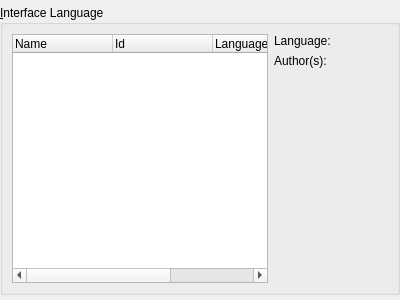
<ui version="4.0" >
 <comment>
 VBox frontends: Qt4 GUI ("VirtualBox"):

 Copyright (C) 2008 Sun Microsystems, Inc.

 This file is part of VirtualBox Open Source Edition (OSE), as
 available from http://www.virtualbox.org. This file is free software;
 you can redistribute it and/or modify it under the terms of the GNU
 General Public License (GPL) as published by the Free Software
 Foundation, in version 2 as it comes in the "COPYING" file of the
 VirtualBox OSE distribution. VirtualBox OSE is distributed in the
 hope that it will be useful, but WITHOUT ANY WARRANTY of any kind.

 Please contact Sun Microsystems, Inc., 4150 Network Circle, Santa
 Clara, CA 95054 USA or visit http://www.sun.com if you need
 additional information or have any questions.
 </comment>
 <class>VBoxGLSettingsLanguage</class>
 <widget class="QWidget" name="VBoxGLSettingsLanguage" >
  <property name="geometry" >
   <rect>
    <x>0</x>
    <y>0</y>
    <width>400</width>
    <height>300</height>
   </rect>
  </property>
  <layout class="QVBoxLayout" >
   <property name="leftMargin" >
    <number>0</number>
   </property>
   <property name="topMargin" >
    <number>5</number>
   </property>
   <property name="rightMargin" >
    <number>0</number>
   </property>
   <property name="bottomMargin" >
    <number>5</number>
   </property>
   <item>
    <widget class="QGroupBox" name="mGbLanguage" >
     <property name="title" >
      <string>&amp;Interface Language</string>
     </property>
     <layout class="QHBoxLayout" >
      <item>
       <widget class="QITreeWidget" name="mTwLanguage" >
        <property name="sizePolicy" >
         <sizepolicy vsizetype="Expanding" hsizetype="Fixed" >
          <horstretch>0</horstretch>
          <verstretch>0</verstretch>
         </sizepolicy>
        </property>
        <property name="minimumSize" >
         <size>
          <width>0</width>
          <height>150</height>
         </size>
        </property>
        <property name="whatsThis" >
         <string>Lists all available user interface languages. The effective language is written in &lt;b>bold&lt;/b>. Select &lt;i>Default&lt;/i> to reset to the system default language.</string>
        </property>
        <property name="rootIsDecorated" >
         <bool>false</bool>
        </property>
        <column>
         <property name="text" >
          <string>Name</string>
         </property>
        </column>
        <column>
         <property name="text" >
          <string>Id</string>
         </property>
        </column>
        <column>
         <property name="text" >
          <string>Language</string>
         </property>
        </column>
        <column>
         <property name="text" >
          <string>Author</string>
         </property>
        </column>
       </widget>
      </item>
      <item>
       <layout class="QVBoxLayout" >
        <item>
         <layout class="QGridLayout" >
          <item row="0" column="0" >
           <widget class="QLabel" name="mLbName" >
            <property name="sizePolicy" >
             <sizepolicy vsizetype="Preferred" hsizetype="Fixed" >
              <horstretch>0</horstretch>
              <verstretch>0</verstretch>
             </sizepolicy>
            </property>
            <property name="text" >
             <string>Language:</string>
            </property>
            <property name="alignment" >
             <set>Qt::AlignLeading|Qt::AlignLeft|Qt::AlignTop</set>
            </property>
           </widget>
          </item>
          <item row="0" column="1" >
           <widget class="QLabel" name="mTxName" >
            <property name="sizePolicy" >
             <sizepolicy vsizetype="Preferred" hsizetype="MinimumExpanding" >
              <horstretch>0</horstretch>
              <verstretch>0</verstretch>
             </sizepolicy>
            </property>
            <property name="alignment" >
             <set>Qt::AlignLeading|Qt::AlignLeft|Qt::AlignTop</set>
            </property>
            <property name="wordWrap" >
             <bool>true</bool>
            </property>
           </widget>
          </item>
          <item row="1" column="0" >
           <widget class="QLabel" name="mLbAuthor" >
            <property name="sizePolicy" >
             <sizepolicy vsizetype="Preferred" hsizetype="Fixed" >
              <horstretch>0</horstretch>
              <verstretch>0</verstretch>
             </sizepolicy>
            </property>
            <property name="text" >
             <string>Author(s):</string>
            </property>
            <property name="alignment" >
             <set>Qt::AlignLeading|Qt::AlignLeft|Qt::AlignTop</set>
            </property>
           </widget>
          </item>
          <item row="1" column="1" >
           <widget class="QLabel" name="mTxAuthor" >
            <property name="sizePolicy" >
             <sizepolicy vsizetype="Preferred" hsizetype="MinimumExpanding" >
              <horstretch>0</horstretch>
              <verstretch>0</verstretch>
             </sizepolicy>
            </property>
            <property name="alignment" >
             <set>Qt::AlignLeading|Qt::AlignLeft|Qt::AlignTop</set>
            </property>
            <property name="wordWrap" >
             <bool>true</bool>
            </property>
           </widget>
          </item>
         </layout>
        </item>
        <item>
         <spacer>
          <property name="orientation" >
           <enum>Qt::Vertical</enum>
          </property>
          <property name="sizeHint" >
           <size>
            <width>20</width>
            <height>0</height>
           </size>
          </property>
         </spacer>
        </item>
       </layout>
      </item>
     </layout>
    </widget>
   </item>
  </layout>
 </widget>
 <customwidgets>
  <customwidget>
   <class>QITreeWidget</class>
   <extends>QTreeWidget</extends>
   <header>QITreeWidget.h</header>
  </customwidget>
 </customwidgets>
 <resources/>
 <connections/>
</ui>
